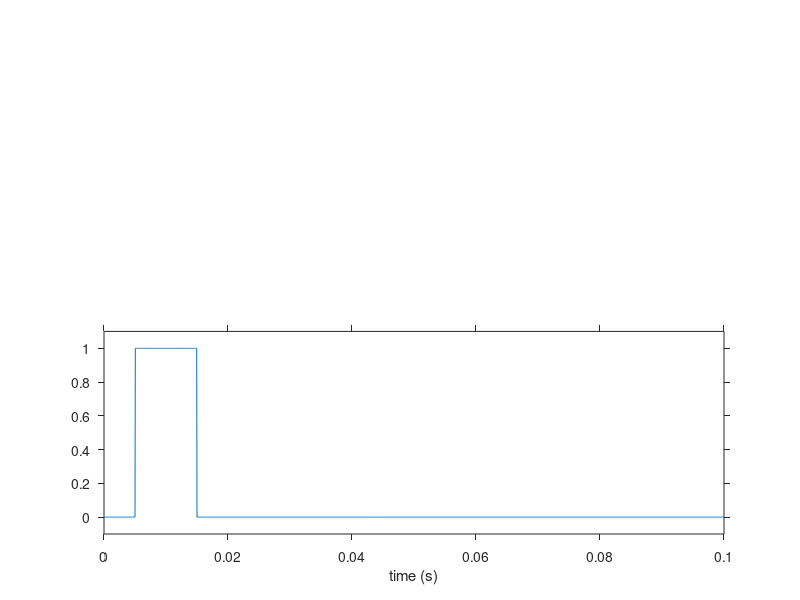

Here is the MATLAB script that generated this plot: (Note: this script raises an error after producing the figure.)
%% Standard correlator response
%plot the output of a low pass filter with time constants of 20 and 2 ms
%as well as the output of a high pass filter with a time constant of 50 ms
%Plot the response of the two correlators at 3 delays of 12.5, 15 and 17.5
%ms. The input signal is a 10 ms long step in contrast. 

%luminance step after 5 ms
t_facet1 = 5e-3; 
%duration of the pulse (in s)
duration = 10e-3; 

%time step in s 
dt = 0.05e-3;
t_max = 100e-3;

tv = 0:dt:t_max-dt;
n_t = length(tv);

lum1 = (tv > t_facet1) & (tv < t_facet1 + duration);

h_f = figure;
h_a(1) = subplot(2,1,2);
h_p1 = plot(tv,lum1);
%hold on;
set(h_a(1),'YLim',[-0.1 1.1]);
%legend(h_p1,{'pulse'},'Box','off','Location','northwest');
xlabel('time (s)');
set(h_a(1),'TickDir','out');

%low-pass filter time constant in ms 
tau_lp = 20e-3;

%%%%%%%%%%%%%%%%%%%%%%%%%%%%%%%%%%%%%%%%%%%%%%%
% low pass and high pass filter luminance pulse
lp_lum1 = lp1filt_fn(lum1,dt,tau_lp);

%figure; 
h_a(2) = subplot(2,1,1);
plot(tv,lp_lum1,'b');
hold on; %other stuff to plot below

debug = 0;
if ( debug == 1 )
    %compute and plot exact solution
    lp_lum1_th = zeros(size(tv));
    inds = find( (tv>t_facet1) & (tv < t_facet1 + duration) );
    lp_lum1_th(inds) = 1-exp( (t_facet1-tv(inds))/tau_lp );
    inds = find( tv >= t_facet1+duration);
    lp_lum1_th(inds) = exp( (t_facet1+duration-tv(inds))/tau_lp ) - exp( (t_facet1-tv(inds))/tau_lp );
    plot(tv,lp_lum1_th,'r:');
end

tau_lpf = 2e-3; 
lpf_lum1 = lp1filt_fn(lum1,dt,tau_lpf);

plot(tv,lpf_lum1,'k');

tau_hp = 50e-3; 

hp_lum1 = lum1 - lp1filt_fn(lum1,dt,tau_hp);

plot(tv,hp_lum1,'r');
set(h_a(2),'YLim',[-0.2 1.1]);
set(h_a(2),'TickDir','out');
ylabel('filter response');

%print(h_f,'figures/stdmod_resp1.eps','-depsc');

debug = 0;
if ( debug == 1 )
    %compute and plot exact solution
    hp_lum1_th = zeros(size(tv));
    inds = find( (tv>t_facet1) & (tv < t_facet1 + duration) );
    hp_lum1_th(inds) = exp( (t_facet1-tv(inds))/tau_hp );
    inds = find( tv >= t_facet1+duration);
    hp_lum1_th(inds) = exp( (t_facet1-tv(inds))/tau_hp ) - exp( (t_facet1+duration-tv(inds))/tau_hp );
    plot(tv,hp_lum1_th,'r:');
end

%% Response at 3 delays of the two models

pulse_delay = [12.5e-3 15e-3 17.5e-3]; %s

h_f = figure; 
for i = 1:length(pulse_delay)
    t_facet2 = t_facet1 + pulse_delay(i);
    lum2 = (tv > t_facet2) & (tv < t_facet2 + duration);
    
    lp_lum2 = lp1filt_fn(lum2,dt,tau_lp);
    lpf_lum2 = lp1filt_fn(lum2,dt,tau_lpf);
    hp_lum2 = lum2 - lp1filt_fn(lum2,dt,tau_hp);
    
    %correlator responses
    r1 = lp_lum1.*lpf_lum2 - lp_lum2.*lpf_lum1;
    r2 = lp_lum1.*hp_lum2 - lp_lum2.*hp_lum1;
    
    h_a = subplot(3,1,i);
    h_p1 = plot(tv,r1);
    hold on;
    plot(tv,r2,'r');
    legend(h_p1,{['delay: ' num2str(pulse_delay(i)) ' ms']});
    set(h_a,'YLim',[0 0.4]);
    set(h_a,'TickDir','out');
end
xlabel('time (s)');
ylabel('correlator response');
%print(h_f,'figures/stdmod_resp2.eps','-depsc');

%% Response to various delays

pulse_delay = [-50:0.1:50]*1e-3; %in s
int_resp1 = zeros(size(pulse_delay));
int_resp2 = zeros(size(pulse_delay));

for i = 1:length(pulse_delay);
    %note: the first pulse and its correlation delayed version do not
    %change; we need only to update the second pulse and its delayed
    %version
    t_facet2 = t_facet1 + abs(pulse_delay(i));
    lum2 = (tv > t_facet2) & (tv < t_facet2 + duration);
    
    lp_lum2 = lp1filt_fn(lum2,dt,tau_lp);
    lpf_lum2 = lp1filt_fn(lum2,dt,tau_lpf);
    hp_lum2 = lum2 - lp1filt_fn(lum2,dt,tau_hp);
    
    %correlator responses
    r1 = lp_lum1.*lpf_lum2 - lp_lum2.*lpf_lum1;
    r2 = lp_lum1.*hp_lum2 - lp_lum2.*hp_lum1;
    
    if (pulse_delay(i) < 0)
        %effectively swap the order of the pulses
        r1 = -r1;
        r2 = -r2;
    end

    int_resp1(i) = sum(r1)*dt;
    int_resp2(i) = sum(r2)*dt;
    
end

%convert to ms
int_resp1 = int_resp1*1e3;
int_resp2 = int_resp2*1e3;

h_f = figure;
h_a = axes;
plot(pulse_delay,int_resp1);
hold on;
plot(pulse_delay,int_resp2);
set(h_a,'TickDir','out');
xlabel('delay between pulses (s)');
ylabel('integrated response (ms)');
%print(h_f,'figures/stdmod_resp3.eps','-depsc');
